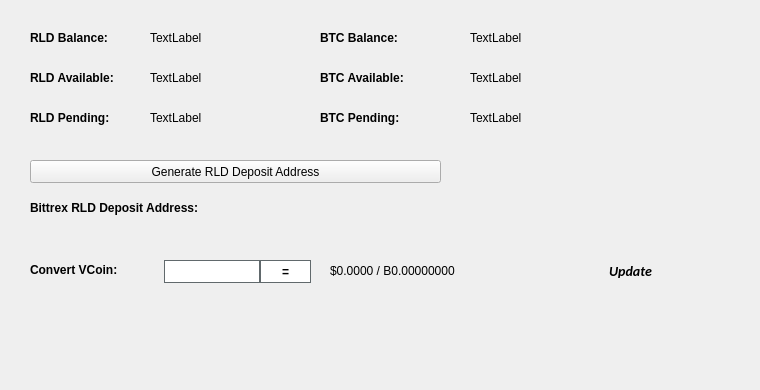
   <widget class="QWidget" name="BalanceTab">
    <attribute name="title">
     <string>Balance</string>
    </attribute>
    <widget class="QLabel" name="BitcoinBalanceLabel">
     <property name="geometry">
      <rect>
       <x>470</x>
       <y>30</y>
       <width>150</width>
       <height>16</height>
      </rect>
     </property>
     <property name="text">
      <string>TextLabel</string>
     </property>
    </widget>
    <widget class="QLabel" name="RLDBalanceLabel">
     <property name="geometry">
      <rect>
       <x>150</x>
       <y>30</y>
       <width>150</width>
       <height>16</height>
      </rect>
     </property>
     <property name="text">
      <string>TextLabel</string>
     </property>
    </widget>
    <widget class="QLabel" name="label_11">
     <property name="geometry">
      <rect>
       <x>30</x>
       <y>30</y>
       <width>101</width>
       <height>16</height>
      </rect>
     </property>
     <property name="font">
      <font>
       <weight>75</weight>
       <bold>true</bold>
      </font>
     </property>
     <property name="text">
      <string>RLD Balance:</string>
     </property>
    </widget>
    <widget class="QLabel" name="label_12">
     <property name="geometry">
      <rect>
       <x>320</x>
       <y>30</y>
       <width>101</width>
       <height>16</height>
      </rect>
     </property>
     <property name="font">
      <font>
       <weight>75</weight>
       <bold>true</bold>
      </font>
     </property>
     <property name="text">
      <string>BTC Balance:</string>
     </property>
    </widget>
    <widget class="QLabel" name="RLDAvailableLabel_2">
     <property name="geometry">
      <rect>
       <x>150</x>
       <y>70</y>
       <width>150</width>
       <height>16</height>
      </rect>
     </property>
     <property name="text">
      <string>TextLabel</string>
     </property>
    </widget>
    <widget class="QLabel" name="label_13">
     <property name="geometry">
      <rect>
       <x>30</x>
       <y>70</y>
       <width>111</width>
       <height>16</height>
      </rect>
     </property>
     <property name="font">
      <font>
       <weight>75</weight>
       <bold>true</bold>
      </font>
     </property>
     <property name="text">
      <string>RLD Available:</string>
     </property>
    </widget>
    <widget class="QLabel" name="label_14">
     <property name="geometry">
      <rect>
       <x>30</x>
       <y>110</y>
       <width>101</width>
       <height>16</height>
      </rect>
     </property>
     <property name="font">
      <font>
       <weight>75</weight>
       <bold>true</bold>
      </font>
     </property>
     <property name="text">
      <string>RLD Pending:</string>
     </property>
    </widget>
    <widget class="QLabel" name="RLDPendingLabel">
     <property name="geometry">
      <rect>
       <x>150</x>
       <y>110</y>
       <width>150</width>
       <height>16</height>
      </rect>
     </property>
     <property name="text">
      <string>TextLabel</string>
     </property>
    </widget>
    <widget class="QLabel" name="label_15">
     <property name="geometry">
      <rect>
       <x>320</x>
       <y>70</y>
       <width>111</width>
       <height>16</height>
      </rect>
     </property>
     <property name="font">
      <font>
       <weight>75</weight>
       <bold>true</bold>
      </font>
     </property>
     <property name="text">
      <string>BTC Available:</string>
     </property>
    </widget>
    <widget class="QLabel" name="BitcoinAvailableLabel">
     <property name="geometry">
      <rect>
       <x>470</x>
       <y>70</y>
       <width>150</width>
       <height>16</height>
      </rect>
     </property>
     <property name="text">
      <string>TextLabel</string>
     </property>
    </widget>
    <widget class="QLabel" name="label_31">
     <property name="geometry">
      <rect>
       <x>320</x>
       <y>110</y>
       <width>111</width>
       <height>16</height>
      </rect>
     </property>
     <property name="font">
      <font>
       <weight>75</weight>
       <bold>true</bold>
      </font>
     </property>
     <property name="text">
      <string>BTC Pending:</string>
     </property>
    </widget>
    <widget class="QLabel" name="BitcoinPendingLabel">
     <property name="geometry">
      <rect>
       <x>470</x>
       <y>110</y>
       <width>150</width>
       <height>16</height>
      </rect>
     </property>
     <property name="text">
      <string>TextLabel</string>
     </property>
    </widget>
    <widget class="QLabel" name="label_33">
     <property name="geometry">
      <rect>
       <x>30</x>
       <y>200</y>
       <width>221</width>
       <height>16</height>
      </rect>
     </property>
     <property name="font">
      <font>
       <weight>75</weight>
       <bold>true</bold>
      </font>
     </property>
     <property name="text">
      <string>Bittrex RLD Deposit Address:</string>
     </property>
    </widget>
    <widget class="QPushButton" name="GenDepositBTN">
     <property name="geometry">
      <rect>
       <x>30</x>
       <y>160</y>
       <width>411</width>
       <height>23</height>
      </rect>
     </property>
     <property name="text">
      <string>Generate RLD Deposit Address</string>
     </property>
     <property name="icon">
      <iconset resource="../rld.qrc">
       <normaloff>:/icons/bitcoin</normaloff>:/icons/bitcoin</iconset>
     </property>
    </widget>
    <widget class="QLabel" name="DepositAddressLabel">
     <property name="geometry">
      <rect>
       <x>200</x>
       <y>200</y>
       <width>261</width>
       <height>16</height>
      </rect>
     </property>
     <property name="palette">
      <palette>
       <active>
        <colorrole role="WindowText">
         <brush brushstyle="SolidPattern">
          <color alpha="255">
           <red>0</red>
           <green>0</green>
           <blue>0</blue>
          </color>
         </brush>
        </colorrole>
        <colorrole role="Text">
         <brush brushstyle="SolidPattern">
          <color alpha="255">
           <red>0</red>
           <green>0</green>
           <blue>255</blue>
          </color>
         </brush>
        </colorrole>
       </active>
       <inactive>
        <colorrole role="WindowText">
         <brush brushstyle="SolidPattern">
          <color alpha="255">
           <red>0</red>
           <green>0</green>
           <blue>0</blue>
          </color>
         </brush>
        </colorrole>
        <colorrole role="Text">
         <brush brushstyle="SolidPattern">
          <color alpha="255">
           <red>0</red>
           <green>0</green>
           <blue>255</blue>
          </color>
         </brush>
        </colorrole>
       </inactive>
       <disabled>
        <colorrole role="WindowText">
         <brush brushstyle="SolidPattern">
          <color alpha="255">
           <red>120</red>
           <green>120</green>
           <blue>120</blue>
          </color>
         </brush>
        </colorrole>
        <colorrole role="Text">
         <brush brushstyle="SolidPattern">
          <color alpha="255">
           <red>120</red>
           <green>120</green>
           <blue>120</blue>
          </color>
         </brush>
        </colorrole>
       </disabled>
      </palette>
     </property>
     <property name="font">
      <font>
       <weight>75</weight>
       <bold>true</bold>
      </font>
     </property>
     <property name="text">
      <string/>
     </property>
     <property name="alignment">
      <set>Qt::AlignRight|Qt::AlignTrailing|Qt::AlignVCenter</set>
     </property>
     <property name="textInteractionFlags">
      <set>Qt::LinksAccessibleByMouse|Qt::TextSelectableByKeyboard|Qt::TextSelectableByMouse</set>
     </property>
    </widget>
    <widget class="QLabel" name="label_8">
     <property name="geometry">
      <rect>
       <x>460</x>
       <y>300</y>
       <width>281</width>
       <height>81</height>
      </rect>
     </property>
     <property name="text">
      <string/>
     </property>
     <property name="pixmap">
      <pixmap>:/images/bittrex</pixmap>
     </property>
    </widget>
    <widget class="QWidget" name="widgetConversion" native="true">
     <property name="geometry">
      <rect>
       <x>0</x>
       <y>250</y>
       <width>751</width>
       <height>43</height>
      </rect>
     </property>
     <property name="minimumSize">
      <size>
       <width>0</width>
       <height>43</height>
      </size>
     </property>
     <property name="styleSheet">
      <string notr="true"/>
     </property>
     <widget class="QPushButton" name="btnUpdateMarketData">
      <property name="geometry">
       <rect>
        <x>575</x>
        <y>0</y>
        <width>111</width>
        <height>41</height>
       </rect>
      </property>
      <property name="sizePolicy">
       <sizepolicy hsizetype="Expanding" vsizetype="Expanding">
        <horstretch>0</horstretch>
        <verstretch>0</verstretch>
       </sizepolicy>
      </property>
      <property name="font">
       <font>
        <family>calibri</family>
        <pointsize>-1</pointsize>
        <weight>75</weight>
        <italic>true</italic>
        <bold>true</bold>
       </font>
      </property>
      <property name="styleSheet">
       <string notr="true">margin:0px;text-align:center;padding:2px;border-radius:3px;font-style:italic;width:100px;font-size:14px;font-family:calibri;font-weight:600;</string>
      </property>
      <property name="text">
       <string>Update</string>
      </property>
      <property name="iconSize">
       <size>
        <width>150</width>
        <height>35</height>
       </size>
      </property>
      <property name="autoDefault">
       <bool>true</bool>
      </property>
      <property name="default">
       <bool>true</bool>
      </property>
     </widget>
     <widget class="QLabel" name="lblConvertVCoin">
      <property name="geometry">
       <rect>
        <x>30</x>
        <y>10</y>
        <width>131</width>
        <height>20</height>
       </rect>
      </property>
      <property name="styleSheet">
       <string notr="true"/>
      </property>
      <property name="text">
       <string>&lt;html&gt;&lt;head/&gt;&lt;body&gt;&lt;p&gt;&lt;span style=&quot; font-weight:600;&quot;&gt;Convert VCoin:&lt;/span&gt;&lt;/p&gt;&lt;/body&gt;&lt;/html&gt;</string>
      </property>
     </widget>
     <widget class="QLineEdit" name="txtConvertVCoinQty">
      <property name="geometry">
       <rect>
        <x>160</x>
        <y>10</y>
        <width>100</width>
        <height>23</height>
       </rect>
      </property>
      <property name="minimumSize">
       <size>
        <width>100</width>
        <height>23</height>
       </size>
      </property>
      <property name="maximumSize">
       <size>
        <width>100</width>
        <height>16777215</height>
       </size>
      </property>
      <property name="styleSheet">
       <string notr="true">border: 1px solid #61696c;margin-left:4px;</string>
      </property>
     </widget>
     <widget class="QPushButton" name="btnConvertRLD">
      <property name="geometry">
       <rect>
        <x>260</x>
        <y>10</y>
        <width>51</width>
        <height>23</height>
       </rect>
      </property>
      <property name="minimumSize">
       <size>
        <width>0</width>
        <height>23</height>
       </size>
      </property>
      <property name="styleSheet">
       <string notr="true">border:1px solid #61696c;background:white;font-weight:600;</string>
      </property>
      <property name="text">
       <string>=</string>
      </property>
     </widget>
     <widget class="QLabel" name="lblConvertVCoinResults">
      <property name="geometry">
       <rect>
        <x>330</x>
        <y>0</y>
        <width>201</width>
        <height>41</height>
       </rect>
      </property>
      <property name="styleSheet">
       <string notr="true"/>
      </property>
      <property name="text">
       <string>$0.0000 / B0.00000000</string>
      </property>
     </widget>
     <widget class="QLabel" name="iconOverviewUpdateWait">
      <property name="geometry">
       <rect>
        <x>670</x>
        <y>10</y>
        <width>24</width>
        <height>24</height>
       </rect>
      </property>
      <property name="text">
       <string/>
      </property>
      <property name="pixmap">
       <pixmap resource="../rld.qrc">:/icons/transaction_1</pixmap>
      </property>
      <property name="scaledContents">
       <bool>true</bool>
      </property>
      <property name="alignment">
       <set>Qt::AlignCenter</set>
      </property>
     </widget>
    </widget>
   </widget>
